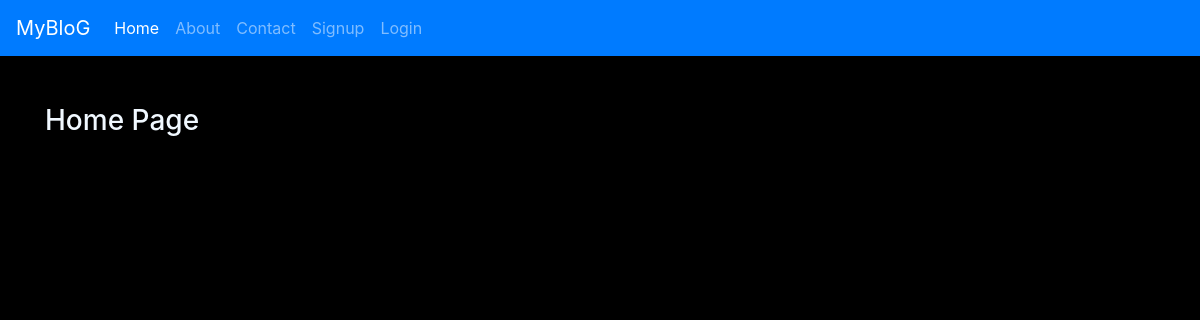
The app's page /, older data.
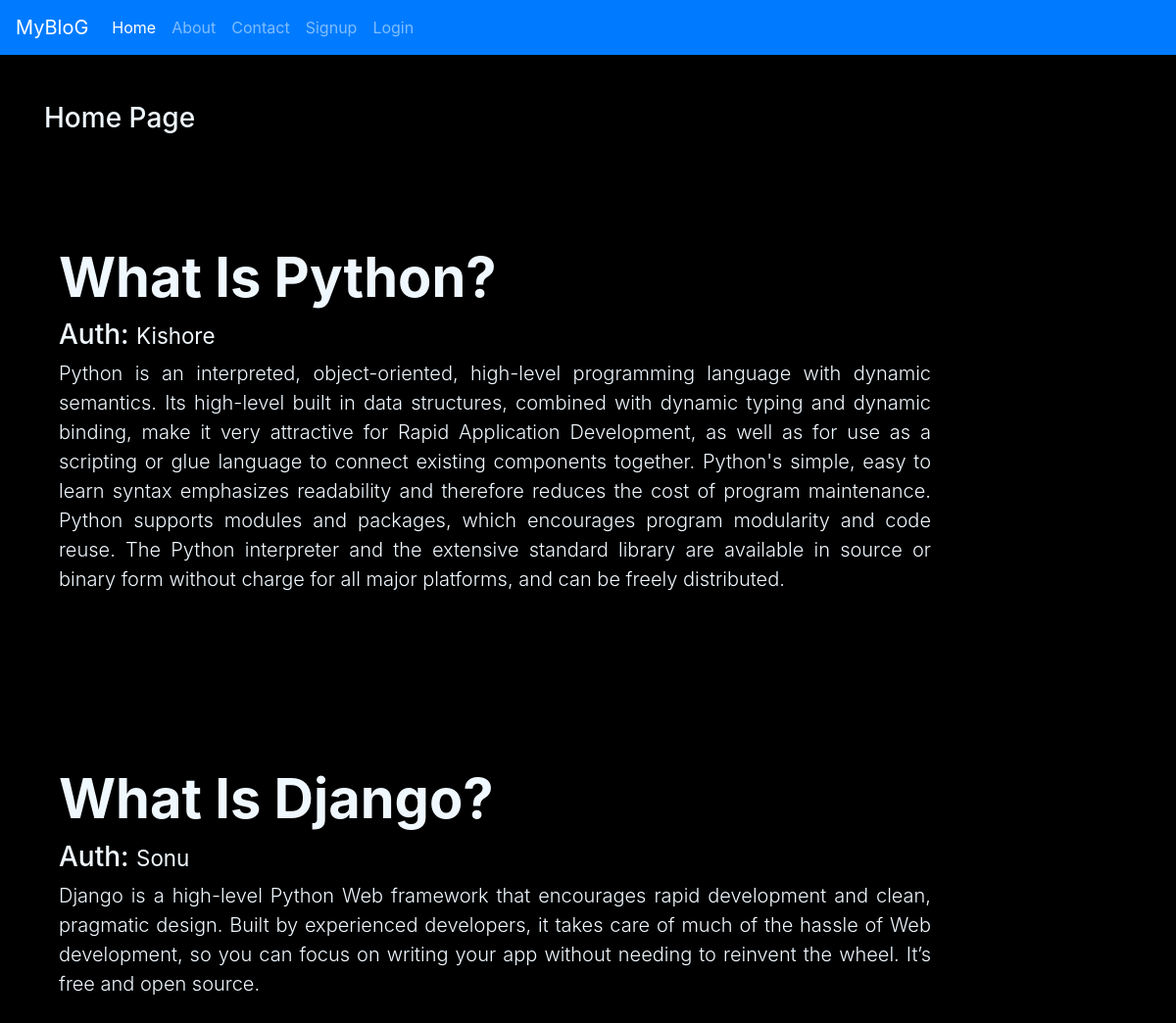
The same page, newer data.
### vlog/models.py (models this page shows)
class Post(models.Model):
    title = models.CharField(max_length=100)
    auth  = models.CharField(max_length=55)
    desc  = models.TextField()

### vlog/views.py (the view)
# urls.py: path('', views.index,name="home"),
def index(req):
    All_post = Post.objects.all()
    return render(req,'vlog/index.htm',{"active":"home","All_post":All_post})

### vlog/templates/vlog/index.htm (shortened to what this page needs)
{% extends 'vlog/base.htm' %}
{% block content %}
<div class="col-sm-10">
    <h3 class="my-5">Home Page</h3>
    {% if All_post %}
    {% for post in All_post %}
    <div class="jumbotron jumbotron-fluid jumbtron-color">
        <div class="container">
          <h1 class="display-4 font-weight-bold">{{post.title}}</h1>
          <h3>Auth: <small>{{post.auth}}</small></h3>
          <p class="lead text-justify">{{post.desc}}</p>
        </div>
      </div>
    {% endfor %}
    {% endif %}
</div>
{% endblock content %}

### vlog/templates/vlog/base.htm (shortened to what this page needs)
<!DOCTYPE html>
{% load static %}
<html lang="en">
<head>
    <link rel="stylesheet" href="{% static 'css/bootstrap.css' %}">
</head>
<body>
    {% include 'vlog/nav.htm' %}
    <div class="container">
        <div class="row">
            {% block content %}{% endblock content %}
        </div>
    </div>
</body>
</html>

### vlog/templates/vlog/nav.htm (shortened to what this page needs)
<nav class="navbar navbar-expand-lg navbar-dark bg-primary">
    <a class="navbar-brand" href="#">MyBloG</a>
    <div class="collapse navbar-collapse" id="navbarNavAltMarkup">
      <div class="navbar-nav">
        <a class="nav-link {% if active == 'home'%} active {% endif %}" href="{% url 'home' %}">Home </a>
        <a class="nav-link {% if active == 'about'%} active {% endif %}" href="{% url 'About' %}">About</a>
        <a class="nav-link {% if active == 'contact'%} active {% endif %}" href="{% url 'Contact' %}">Contact</a>
        {%  if request.user.is_authenticated  %}
        <a class="nav-link {% if active == 'profile'%} active {% endif %}" href="{% url 'profile' %}">Dashboard</a>
        <a class="nav-link" href="{% url 'logout' %}">Logout</a>
        {% else %}
        <a class="nav-link {% if active == 'signup'%} active {% endif %}" href="{% url 'Signup' %}">Signup</a>
        <a class="nav-link {% if active == 'login'%} active {% endif %}" href="{% url 'login' %}">Login</a>
        {% endif %}
      </div>
    </div>
  </nav>

### vlog/templates/vlog/base.htm (style rules this page uses)
body { background-color: black; color: aliceblue; }
.jumbtron-color { background-color:rgba(223, 18, 18, 0); }

Row changes from the older to the newer data that the page shows:
added Post: title "What Is Python?", auth "Kishore", desc "Python is an interpreted, object-oriented, high-level programming language with dynamic semantics. Its high-level built in data structures, combined with dynamic typing and dynamic binding, make it very attractive for Rapid Application Development, as well as for use as a scripting or glue language to connect existing components together. Python's simple, easy to learn syntax emphasizes readability and therefore reduces the cost of program maintenance. Python supports modules and packages, which encourages program modularity and code reuse. The Python interpreter and the extensive standard library are available in source or binary form without charge for all major platforms, and can be…"
added Post: title "What Is Django?", auth "Sonu", desc "Django is a high-level Python Web framework that encourages rapid development and clean, pragmatic design. Built by experienced developers, it takes care of much of the hassle of Web development, so you can focus on writing your app without needing to reinvent the wheel. It’s free and open source."
